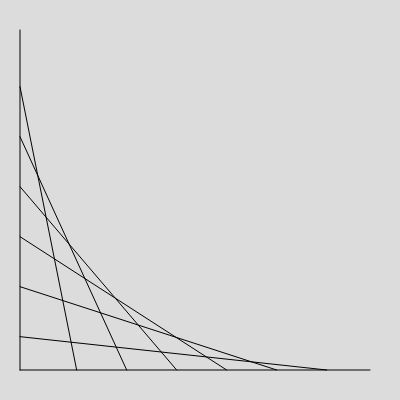
Frame 1 (no input)
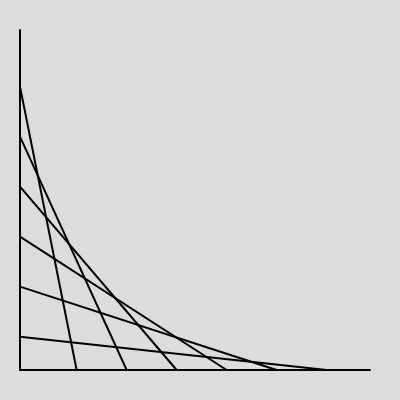
Frame 60 (no input)
Frame 120 (the mouse pressed at the canvas centre since frame 60): identical to frame 60, image omitted

The p5.js sketch that drew these frames (run headless with seeded random() and noise() and a simulated clock; from frame 60 on, the mouse is pressed at the canvas centre):

// p5.js sketch
// ── sketch.js
function setup() {
  createCanvas(400, 400);
}

function draw() {
  background(220);

// line(x1, y1, x2, y2)
line(20, 370, 370, 370)
line(20, 30, 20, 370)
// 横 线长340 六条线

let d = 60

for(let i = 0, a = (width - d)/6; i < 7, a < width - d; i = i + 1, a = a + 50){
  line(20, 30 + a, 20 + a, 370)
}
  
strokeWeight(2)
}
